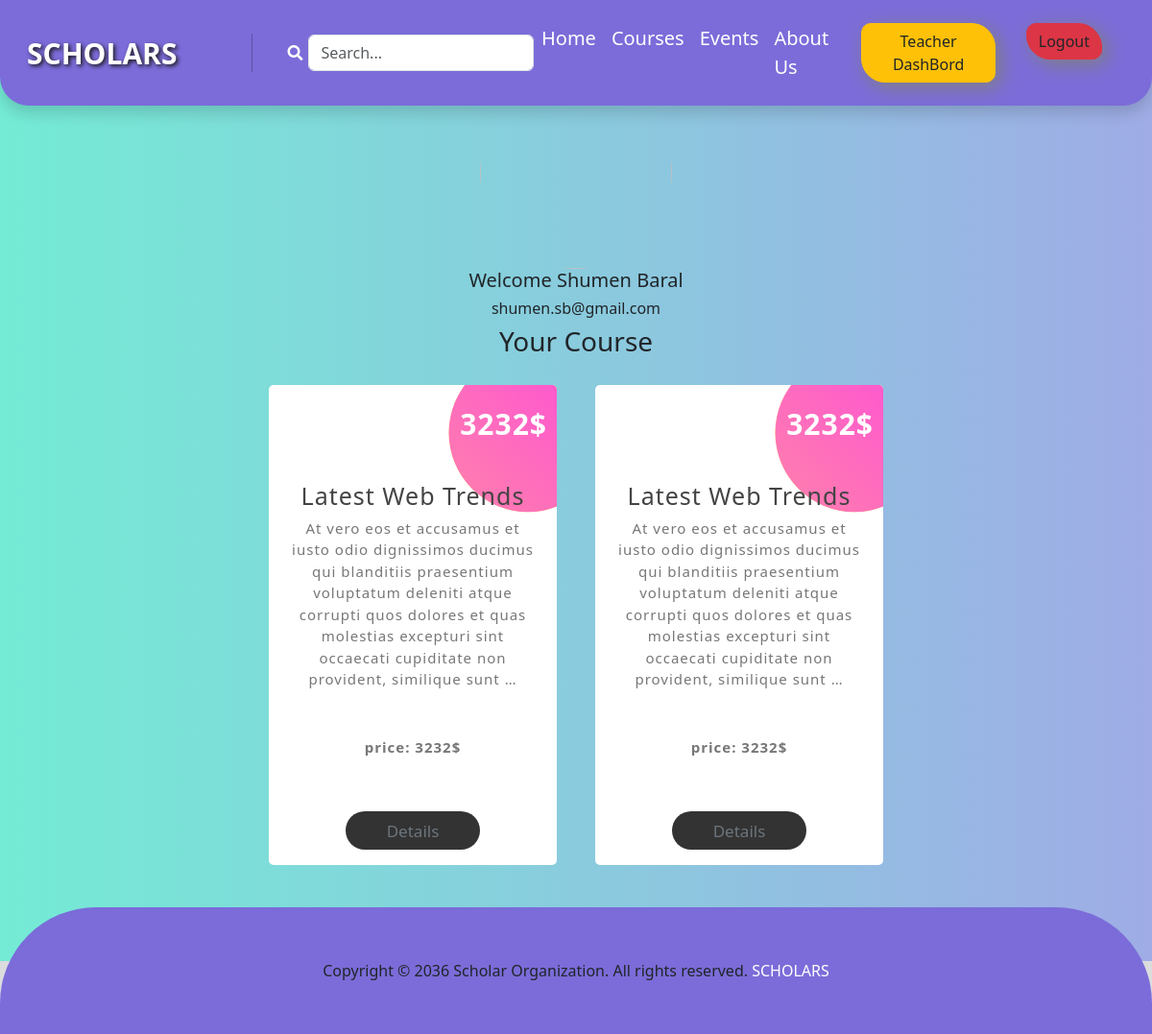
The page /course/student/ (signed in) on the database its author committed.
### Course/models.py (models this page shows, shortened)
class EnrolledCourse(models.Model):
    user = models.ForeignKey(User,on_delete=models.CASCADE)
    date = models.DateTimeField(auto_now_add=True)
    courses = models.ForeignKey(AddCourse,on_delete=models.CASCADE)

class AddCourse(models.Model):
    teacher = models.ForeignKey(User, on_delete=models.CASCADE,related_name='teacher' )
    Course_Title  = models.CharField(max_length=100)
    price = models.DecimalField(max_digits=10, decimal_places=0 , null=True)
    Content = models.TextField()
    Type = models.ForeignKey(Type,on_delete=models.CASCADE)
    image = models.ImageField(upload_to='Course/media/uploads/', blank = True, null = True)

### Course/views.py (the view)
# urls.py: path('student/',views.StudentView.as_view(),name='student')
class StudentView(LoginRequiredMixin, ListView):
    model = models.EnrolledCourse
    template_name = 'StudentDashboard.html'
    context_object_name = 'enrolled'
    def get_queryset(self):
        user_id = self.request.user.id
        queryset =  models.EnrolledCourse.objects.filter(user_id=user_id)
        return queryset

### Course/templates/StudentDashboard.html
{% extends "base.html" %}
{% load static %}
{% block content %}
<section class='teacher_container hightContainer'>
    <div class='d-flex justify-content-center'>
        <img class='teacher-logo' src="{% static "img/studentlife.webp" %}" alt="">
    </div>
    <h5 class='text-center'>Welcome {{request.user.first_name}} {{request.user.last_name}} </h5>
    <h6 class='text-center'>{{ request.user.email }}</h6>
    <h3 class='text-center'>Your Course  </h3>
    <div class="Card_container">
        {% for i in enrolled %}
        <div class="box">
            <h3>{{i.courses.Course_Title}}</h3>
            <p class="">{{i.courses.Content|truncatewords:30}}</p>
            <p class=" fw-bold mt-5">price: {{i.courses.price}}$</p>
            <div class='d-flex justify-content-center gap-1'>
                <button><a class='text-decoration-none text-secondary' href="{% url "details_view" i.courses.id %}"> Details</a></button>
            </div>
            <span class='count'>{{i.courses.price}}$</span>
          </div>
        {% endfor %}
      </div>
</section>
{% endblock content %}

### Core/static/css/style.css (style rules this page uses)
.Card_container { width: 100%; display: flex; justify-content: center; align-items: center; flex-wrap: wrap; background-color: #74EbD5; background-image: linear-gradient(90deg, #74EbD5 0%, #9face6 100% ); }
.box { width: 300px; height: 500px; background: #fff; border-radius: 5px; padding: 20px; padding-top: 80px; margin: 20px; text-align: center; letter-spacing: 1px; box-shadow: 0px,3px ,5px ,rgba(0,0,0,.3); overflow: hidden; position: relative; z-index: 0; }
.box h3 { margin-top: 20px; font-size: 25px; padding: 20px,0; color: #444; }
.box p { font-size: 15px; color: #777; }
.box button { width: 140px; height: 40px; background-color: #333; color: #fff; border: none; outline: none; font-size: 17px; cursor: pointer; border-radius: 50px; margin-top: 40px; }
.box::before { width: 100%; height: 100%; content: " "; position: absolute; top: 0; left: 0; z-index: -1; }
.box::after { width: 100%; height: 100%; background: #FBDA61; background-image: linear-gradient(45deg,#FBDA61 0%,#Ff5acd 100%); content: " "; position: absolute; top: 0; left: 0; z-index: -2; clip-path: circle(20% at 90% 10%); transition: 0.2s; }
.box .count { position: absolute; top: 18px; right: 10px; font-size: 30px; font-weight: bolder; color: #fff; }
.teacher_container { margin-top: -30px; margin-bottom: -80px; padding-bottom: 80px; background-color: #74EbD5; background-image: linear-gradient(90deg, #74EbD5 0%, #9face6 100% ); }
.teacher-logo { width: 200px; height: 200px; border-radius: 100px; }
.hightContainer { min-height: 80vh; }

### rows shown on the page
EnrolledCourse: courses.Course_Title "Latest Web Trends", courses.Content "At vero eos et accusamus et iusto odio dignissimos ducimus qui blanditiis praesentium voluptatum deleniti atque corrupti quos dolores et quas molestias excepturi sint occaecati cupiditate non provident, similique sunt …", courses.price "3232"
EnrolledCourse: courses.Course_Title "Latest Web Trends", courses.Content "At vero eos et accusamus et iusto odio dignissimos ducimus qui blanditiis praesentium voluptatum deleniti atque corrupti quos dolores et quas molestias excepturi sint occaecati cupiditate non provident, similique sunt …", courses.price "3232"

### other values the page prints
{{ request.user.first_name }} "Shumen"
{{ request.user.last_name }} "Baral"
{{ request.user.email }} "shumen.sb@gmail.com"
